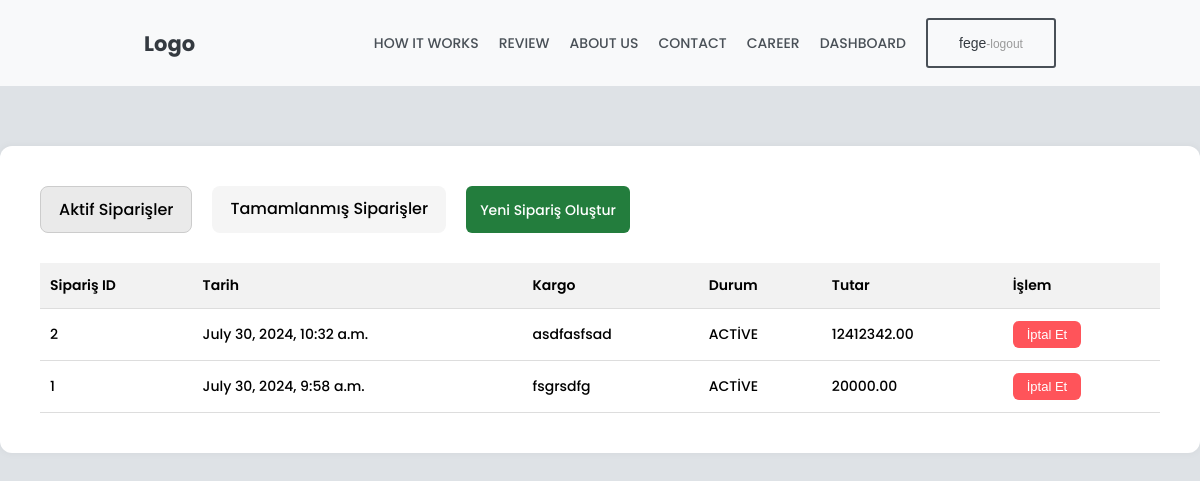
The app's page /user/dashboard/ (signed in), older data.
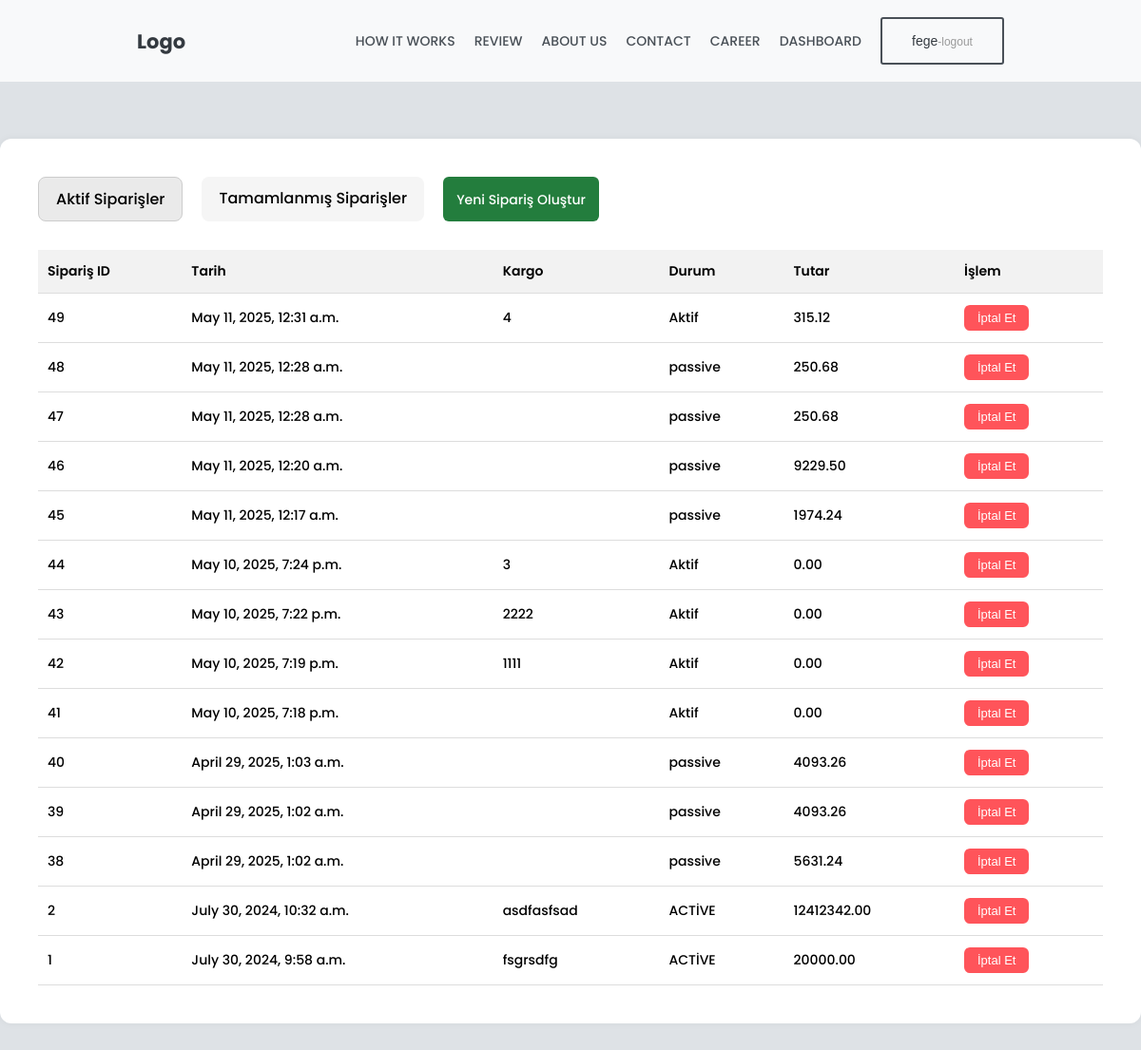
The same page, newer data.
### order/models.py (models this page shows, shortened)
class Order(models.Model):
    order_code = models.CharField(max_length=10, default=uuid.uuid4, unique=True, editable=False)
    customer = models.ForeignKey("auth.User", on_delete=models.CASCADE)
    truck = models.ForeignKey(Truck, on_delete= models.SET_NULL, null= True, blank= True, related_name="orders")
    status = models.CharField(max_length=30) # Sipariş aktif,pasif,tamamlanmış,iptal...
    price = models.DecimalField(max_digits= 12, decimal_places= 2)
    creation_date = models.DateTimeField(default=timezone.now)

class Cargo(models.Model):
    order = models.OneToOneField(Order, on_delete=models.CASCADE, related_name='cargo')
    type = models.CharField(max_length=30) # elma,armut,tabak taşınacak maddenin ismi /// opsiyonel
    weight = models.IntegerField()
    height = models.IntegerField()
    width =models.IntegerField()
    length = models.IntegerField()
    image = models.ImageField(upload_to='cargo_images',blank=True,null=True)

### user/views.py (the view)
# urls.py: path('dashboard/', views.DashboardView, name= "dashboard"),
def DashboardView(request):
    if request.user.is_authenticated:
        orders = Order.objects.filter(customer= request.user).order_by("-creation_date")
        if orders:
            context = {'orders':orders}
        else:
            context = {'orders':[]}
    else:
        return redirect('index')
    return render(request,"user/dashboard.html", {"orders": orders})

### templates/user/dashboard.html
{% extends "included/layout.html" %}
{% load static %}
{% block body %}
    <div class="dashboard-container">
        <div class="dashboard-tabs">
            <div class="dashboard-tab active">Aktif Siparişler</div>
            <div class="dashboard-tab">Tamamlanmış Siparişler</div>
            <a href="{% url 'order:create-order' %}" class="create-btn">Yeni Sipariş Oluştur</a>
        </div>
        <table class="order-table">
            <thead>
                <tr>
                    <th>Sipariş ID</th>
                    <th>Tarih</th>
                    <th>Kargo</th>
                    <th>Durum</th>
                    <th>Tutar</th>
                    <th>İşlem</th>
                </tr>
            </thead>
            <tbody>
                {% for order in orders %}
                <tr>
                    <td>{{ order.id }}</td>
                    <td>{{ order.creation_date }}</td>
                    <td>{{ order.cargo.type }}</td>
                    <td>{{ order.status }}</td>
                    <td>{{ order.price }}</td>
                    <td><form method="POST" action="">{% csrf_token %}
                        <button class="cancel-btn" type="submit">İptal Et</button>
                    </form></td>
                </tr>
                {% endfor %}
            </tbody>
        </table>
    </div>
{% endblock body %}

Row changes from the older to the newer data that the page shows:
added Order: id "49", creation_date "May 11, 2025, 12:31 a.m.", cargo.type "4", status "Aktif", price "315.12"
added Order: id "48", creation_date "May 11, 2025, 12:28 a.m.", status "passive", price "250.68"
added Order: id "47", creation_date "May 11, 2025, 12:28 a.m.", status "passive", price "250.68"
added Order: id "46", creation_date "May 11, 2025, 12:20 a.m.", status "passive", price "9229.50"
added Order: id "45", creation_date "May 11, 2025, 12:17 a.m.", status "passive", price "1974.24"
added Order: id "44", creation_date "May 10, 2025, 7:24 p.m.", cargo.type "3", status "Aktif", price "0.00"
added Order: id "43", creation_date "May 10, 2025, 7:22 p.m.", cargo.type "2222", status "Aktif", price "0.00"
added Order: id "42", creation_date "May 10, 2025, 7:19 p.m.", cargo.type "1111", status "Aktif", price "0.00"
added Order: id "41", creation_date "May 10, 2025, 7:18 p.m.", status "Aktif", price "0.00"
added Order: id "40", creation_date "April 29, 2025, 1:03 a.m.", status "passive", price "4093.26"
added Order: id "39", creation_date "April 29, 2025, 1:02 a.m.", status "passive", price "4093.26"
added Order: id "38", creation_date "April 29, 2025, 1:02 a.m.", status "passive", price "5631.24"
